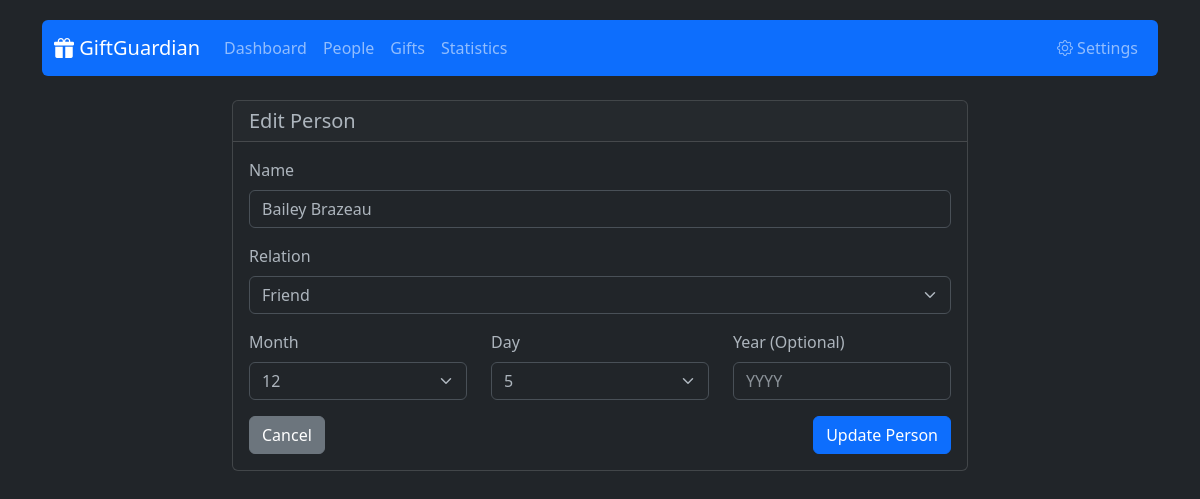
The page /people/edit/1 on the database its author committed.
### app/models.py (models this page shows)
class Person(db.Model):
    id = db.Column(db.Integer, primary_key=True)
    name = db.Column(db.String(100), nullable=False)
    relation_id = db.Column(db.Integer, db.ForeignKey('relation.id'), nullable=True)
    birthday_month = db.Column(db.Integer, nullable=False)
    birthday_day = db.Column(db.Integer, nullable=False)
    birthday_year = db.Column(db.Integer, nullable=True)
    gifts = db.relationship('Gift', backref='person', lazy=True)
    occasions = db.relationship('PersonOccasion', backref='person', lazy=True, cascade="all, delete-orphan")

class Relation(db.Model):
    id = db.Column(db.Integer, primary_key=True)
    name = db.Column(db.String(50), unique=True, nullable=False)
    people = db.relationship('Person', backref='relation', lazy=True)

### app/routes.py (the view, shortened to what this page needs)
@main.route('/people/edit/<int:id>', methods=['GET', 'POST'])
def edit_person(id):
    person = Person.query.get_or_404(id)
    relations = Relation.query.all()
    return render_template('edit_person.html', person=person, relations=relations)

### app/templates/edit_person.html
{% extends 'base.html' %}
{% block content %}
<div class="row justify-content-center">
    <div class="col-md-8">
        <div class="card">
            <div class="card-header">
                <h5 class="card-title mb-0">Edit Person</h5>
            </div>
            <div class="card-body">
                <form action="{{ url_for('main.edit_person', id=person.id) }}" method="POST">
                    <div class="mb-3">
                        <label for="name" class="form-label">Name</label>
                        <input type="text" class="form-control" name="name" value="{{ person.name }}" required>
                    </div>
                    <div class="mb-3">
                        <label for="relation_id" class="form-label">Relation</label>
                        <select class="form-select" name="relation_id" required>
                            {% for relation in relations %}
                                <option value="{{ relation.id }}" {% if person.relation_id == relation.id %}selected{% endif %}>{{ relation.name }}</option>
                            {% endfor %}
                        </select>
                    </div>
                    <div class="row">
                        <div class="col-md-4 mb-3">
                            <label for="month" class="form-label">Month</label>
                            <select class="form-select" name="month" required>
                                {% for m in range(1, 13) %}
                                <option value="{{ m }}" {% if person.birthday_month == m %}selected{% endif %}>{{ m }}</option>
                                {% endfor %}
                            </select>
                        </div>
                        <div class="col-md-4 mb-3">
                            <label for="day" class="form-label">Day</label>
                            <select class="form-select" name="day" required>
                                {% for d in range(1, 32) %}
                                <option value="{{ d }}" {% if person.birthday_day == d %}selected{% endif %}>{{ d }}</option>
                                {% endfor %}
                            </select>
                        </div>
                        <div class="col-md-4 mb-3">
                            <label for="year" class="form-label">Year (Optional)</label>
                            <input type="number" class="form-control" name="year" placeholder="YYYY" min="1900" max="2100" value="{{ person.birthday_year or '' }}">
                        </div>
                    </div>
                    <div class="d-flex justify-content-between">
                         <a href="{{ url_for('main.people_list') }}" class="btn btn-secondary">Cancel</a>
                         <button type="submit" class="btn btn-primary">Update Person</button>
                    </div>
                </form>
            </div>
        </div>
    </div>
</div>
{% endblock %}

### app/templates/base.html (style rules this page uses)
body { padding-top: 20px; }
.card { margin-bottom: 20px; }

### rows shown on the page
Person: name "Bailey Brazeau", relation_id "Friend", month "12", day "5"
